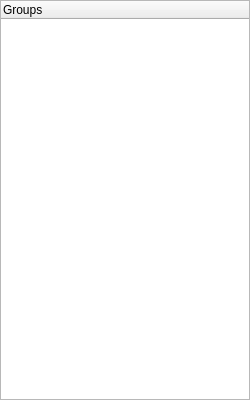
<?xml version="1.0" encoding="UTF-8"?>
<ui version="4.0">
 <class>GroupBrowserWidget</class>
 <widget class="QWidget" name="GroupBrowserWidget">
  <property name="geometry">
   <rect>
    <x>0</x>
    <y>0</y>
    <width>250</width>
    <height>400</height>
   </rect>
  </property>
  <property name="windowTitle">
   <string>Form</string>
  </property>
  <layout class="QHBoxLayout" name="horizontalLayout">
   <property name="margin">
    <number>0</number>
   </property>
   <item>
    <widget class="QTreeWidget" name="treeBrowser">
     <property name="sizePolicy">
      <sizepolicy hsizetype="Preferred" vsizetype="Expanding">
       <horstretch>0</horstretch>
       <verstretch>0</verstretch>
      </sizepolicy>
     </property>
     <property name="contextMenuPolicy">
      <enum>Qt::CustomContextMenu</enum>
     </property>
     <property name="selectionMode">
      <enum>QAbstractItemView::ExtendedSelection</enum>
     </property>
     <column>
      <property name="text">
       <string notr="true">Groups</string>
      </property>
     </column>
    </widget>
   </item>
  </layout>
 </widget>
 <resources/>
 <connections/>
</ui>
